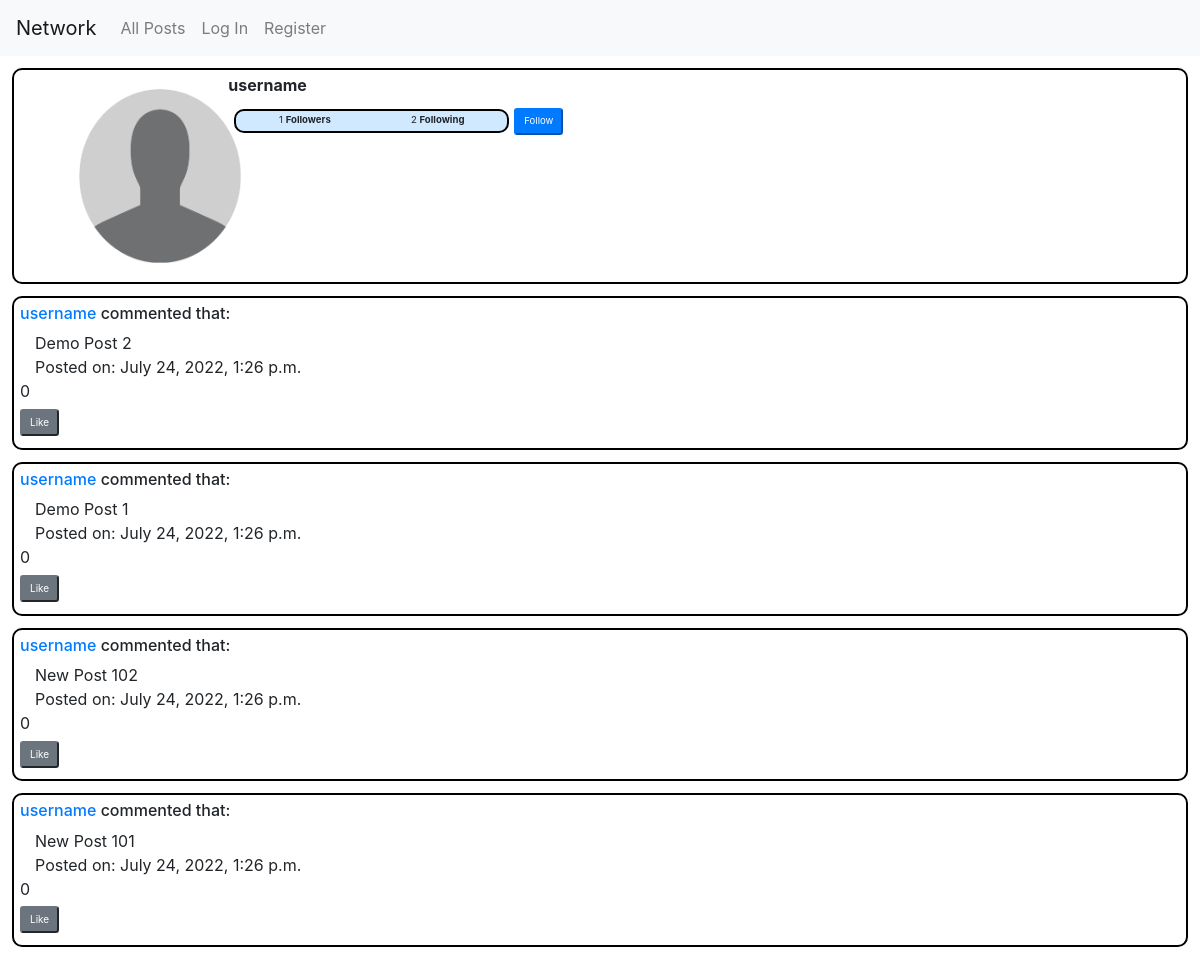
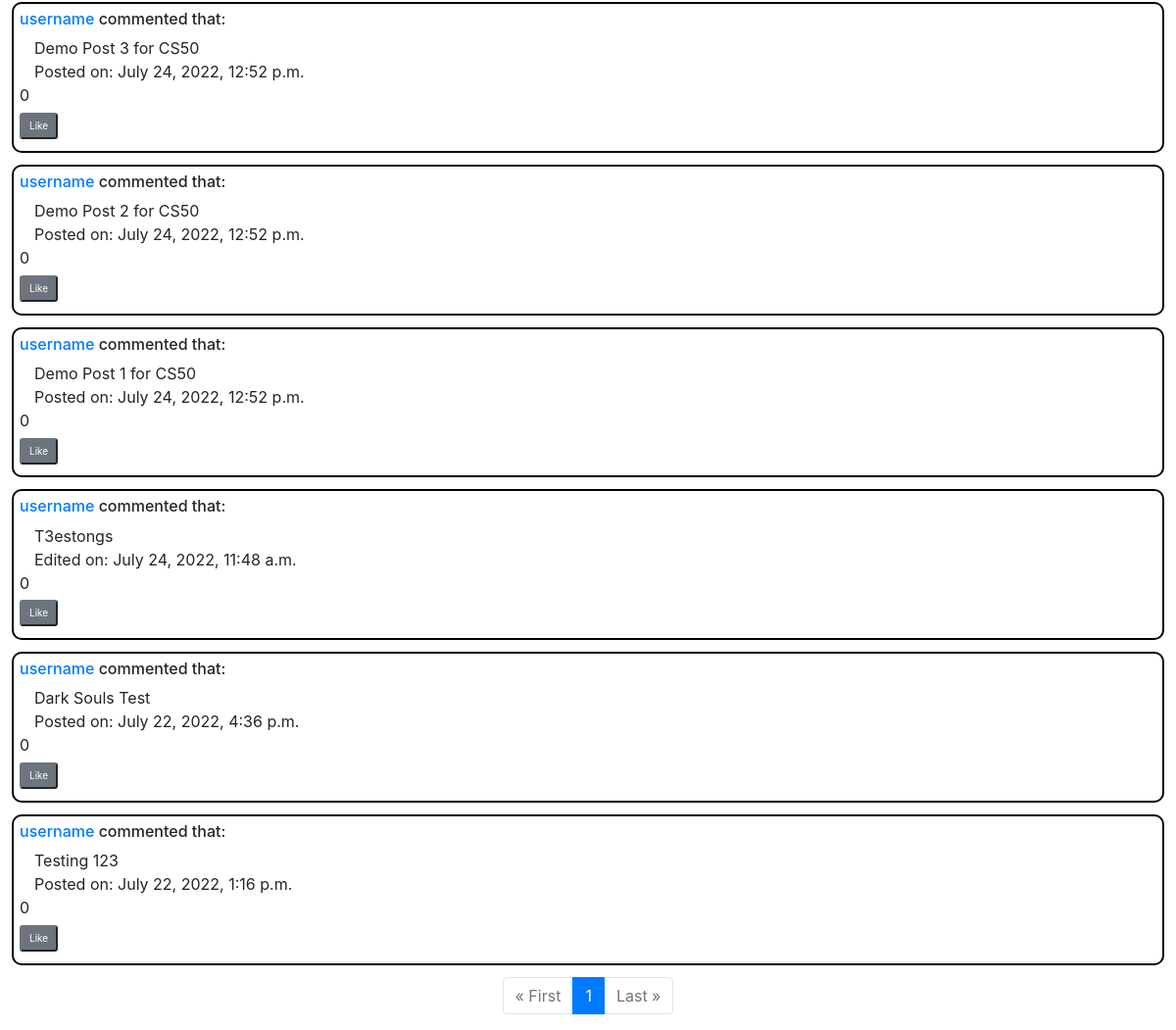
The app's page /profile/1 with its own data (2 pictures, top to bottom).
### network/models.py (models this page shows, shortened)
class User(AbstractUser):
    id = models.BigAutoField(primary_key=True)
    following_list = models.ManyToManyField("self", symmetrical=False, blank=True, related_name="Followers")

class Post(models.Model):
    post_id = models.BigAutoField(primary_key=True)
    post_content = models.TextField()
    post_timestamp = models.DateTimeField(auto_now_add=True, verbose_name="Post_Created")
    post_edited = models.BooleanField(default=False)
    post_edited_timestamp = models.DateTimeField(auto_now=True, verbose_name="Post_Edited", null=True, blank=True)    # Only updated for Model.save(). May be empty as may not be edited
    post_num_likes = models.IntegerField(default=0)
    post_likes_list = models.ManyToManyField(User, related_name="Posts_Liked")
    user = models.ForeignKey(User, on_delete=models.CASCADE, related_name="Author")
    class Meta:
        ordering = ['-post_timestamp']

### network/views.py (the view)
# urls.py: path("profile/<int:profile_id>", views.profile, name="profile"),
def profile(request, profile_id):
    requested_profile = UserProfile.objects.filter(profile_id=profile_id)
    requested_user = requested_profile[0]
    requested_user = requested_user.user
    current_user = request.user
    if request.method == "POST":
        current_user_following_list = current_user.following_list
        if request.POST.get("Follow-Button") == "Follow":
            current_user_following_list.add(requested_user)
        elif request.POST.get("Unfollow-Button") == "Unfollow":
            current_user_following_list.remove(requested_user)
        return HttpResponseRedirect(reverse("profile", args=(profile_id, )))    # Gotta make it a Tuple
    else:
        personal_posts = Post.objects.filter(user=requested_user)
        personal_posts_object_list = []
        for object in personal_posts:
            personal_posts_object_list.append(object)
        personal_posts_paginator = Paginator(personal_posts_object_list, 10)  # Object List, then Number of Items per Page
        personal_page_num = request.GET.get('page')
        personal_page_obj = personal_posts_paginator.get_page(personal_page_num)
        follower_num = requested_user.Followers.all().count()
        following_num = requested_user.following_list.all().count()
        return render(request, "network/profile.html", {
            "requested_profile": requested_profile,
            "follower_num": follower_num,
            "following_num": following_num,
            "requested_user": requested_user,
            'personal_page_obj': personal_page_obj
        })

### network/templates/network/profile.html (shortened to what this page needs)
{% extends "network/layout.html" %}
{% load static %}
{% block body %}
    <div class="general-post-profile container-fluid">
        <div id="Profile-Pic" class="left-div col-2 container-fluid">
            {% if requested_profile.profile_picture %}
                {{ requested_profile.profile_picture }}
            {% else %}
                <img src="/media/uploads/Default-Profile.png" alt="Default Profile Picture" width="250" height="200">
            {% endif %}
        </div>
        <div id="Details" class="right-div col-10 container-fluid">
            <h6><strong>{{ requested_user.username }}</strong></h6>
            <div class="follow-div same-line-div">
                <span class="left-div responsive-text">{{ follower_num }} <strong>Followers</strong></span>
                <span class="right-div responsive-text">{{ following_num }} <strong>Following</strong></span>
            </div>
            {% if user != requested_user %}
                <div class="container-fluid">
                    <form method="post" action="{% url 'profile' requested_user.User_Profile.profile_id %}">
                        {% if requested_user in user.following_list.all %}
                            <input type="hidden" value="{{ requested_user.id }}">
                            <button type="submit" class="btn-sm btn-primary button-margins-follow responsive-text" name="Unfollow-Button" value="Unfollow">Unfollow</button>
                        {% else %}
                            <button type="submit" class="btn-sm btn-primary button-margins-follow responsive-text" name="Follow-Button" value="Follow">Follow</button>
                        {% endif %}
                    </form>
                </div>
            {% endif %}
        </div>
    </div>
    {% for post in personal_page_obj %}
        <div class="general-post">
            <h6><a href="{% url 'profile' post.user.User_Profile.profile_id %}">{{ post.user.username }}</a> commented that:</h6>
            <div id="Post-{{ post.post_id }}" class="container-fluid Post-View">
                <div name="Post-Contents" class="Post-Contents" id="Post-Contents-{{ post.post_id }}">
                    {{ post.post_content }}
                </div>
                {% if post.post_edited %}
                    <span id="Post-Edited-Timestamp-{{ post.post_id }}">Edited on: {{ post.post_edited_timestamp }}</span>
                {% else %}
                    <span id="Post-Timestamp-{{ post.post_id }}">Posted on: {{ post.post_timestamp }}</span>
                {% endif %}
            </div>
            <div id="Post-Buttons-{{ post.post_id }}">
                <span id="Num-Likes-{{ post.post_id }}">{{ post.post_num_likes }}</span>
                <div id="Post-Like-Div-{{ post.post_id }}">
                    <button class="btn-sm btn-secondary button-margins Post-Like-Button" id="Post-Like-Button-{{ post.post_id }}" value="{{ post.post_id }}">Like</button>
                </div>
            </div>
        </div>
    {% endfor %}
    <nav>
        <ul class="pagination justify-content-center">
            {% if personal_page_obj.number == 1 %}
                <li class="page-item disabled"><a class="page-link" href="?page=1">&laquo; First</a></li>
            {% else %}
                <li class="page-item"><a class="page-link" href="?page=1">&laquo; First</a></li>
            {% endif %}
                <li class="page-item active"><a class="page-link" href="?page={{ personal_page_obj.number }}">{{ personal_page_obj.number }}</a></li>
            {% if personal_page_obj.number == personal_page_obj.paginator.num_pages %}
                <li class="page-item disabled"><a class="page-link" href="?page={{ personal_page_obj.paginator.num_pages }}">Last &raquo;</a></li>
            {% else %}
                <li class="page-item"><a class="page-link" href="?page={{ personal_page_obj.paginator.num_pages }}">Last &raquo;</a></li>
            {% endif %}
        </ul>
    </nav>
{% endblock %}

### network/static/network/styles.css (style rules this page uses)
.follow-div, .general-post-profile, .general-post { border: 2px solid black; border-radius: 10px; text-align: left; width: auto; margin: 1%; padding: 0.5%; }
.button-margins-follow, .button-margins-post, .button-margins { margin-top: 0.5%; margin-bottom: 0.5%; vertical-align: middle; font-size: x-small; }
.button-margins-follow { margin-top: 1%; font-size: small; }
.responsive-text { font-size: 0.8vw; }
.general-post-profile { overflow: auto; height: auto; }
.follow-div { overflow: auto; width: 50%; text-align: center; background-color: rgb(209, 233, 255); }
.same-line-div { float: left; }
.left-div, .right-div { width: 50%; float: left; }

### records on screen
User: username "username"
Post: user.username "username", post_content "Demo Post 2", post_timestamp "July 24, 2022, 1:26 p.m.", post_num_likes "0", {{ post.post_id }} 39 (drawn)
Post: user.username "username", post_content "Demo Post 1", post_timestamp "July 24, 2022, 1:26 p.m.", post_num_likes "0", {{ post.post_id }} 38 (drawn)
Post: user.username "username", post_content "New Post 102", post_timestamp "July 24, 2022, 1:26 p.m.", post_num_likes "0", {{ post.post_id }} 37 (drawn)
Post: user.username "username", post_content "New Post 101", post_timestamp "July 24, 2022, 1:26 p.m.", post_num_likes "0", {{ post.post_id }} 36 (drawn)
Post: user.username "username", post_content "Demo Post 3 for CS50", post_timestamp "July 24, 2022, 12:52 p.m.", post_num_likes "0", {{ post.post_id }} 30 (drawn)
Post: user.username "username", post_content "Demo Post 2 for CS50", post_timestamp "July 24, 2022, 12:52 p.m.", post_num_likes "0", {{ post.post_id }} 29 (drawn)
Post: user.username "username", post_content "Demo Post 1 for CS50", post_timestamp "July 24, 2022, 12:52 p.m.", post_num_likes "0", {{ post.post_id }} 28 (drawn)
Post: user.username "username", post_content "T3estongs", post_edited_timestamp "July 24, 2022, 11:48 a.m.", post_num_likes "0", {{ post.post_id }} 3 (drawn)
Post: user.username "username", post_content "Dark Souls Test", post_timestamp "July 22, 2022, 4:36 p.m.", post_num_likes "0", {{ post.post_id }} 2 (drawn)
Post: user.username "username", post_content "Testing 123", post_timestamp "July 22, 2022, 1:16 p.m.", post_num_likes "0", {{ post.post_id }} 1 (drawn)

### other values on screen
{{ follower_num }} "1"
{{ following_num }} "2"
{{ personal_page_obj.number }} "1"
